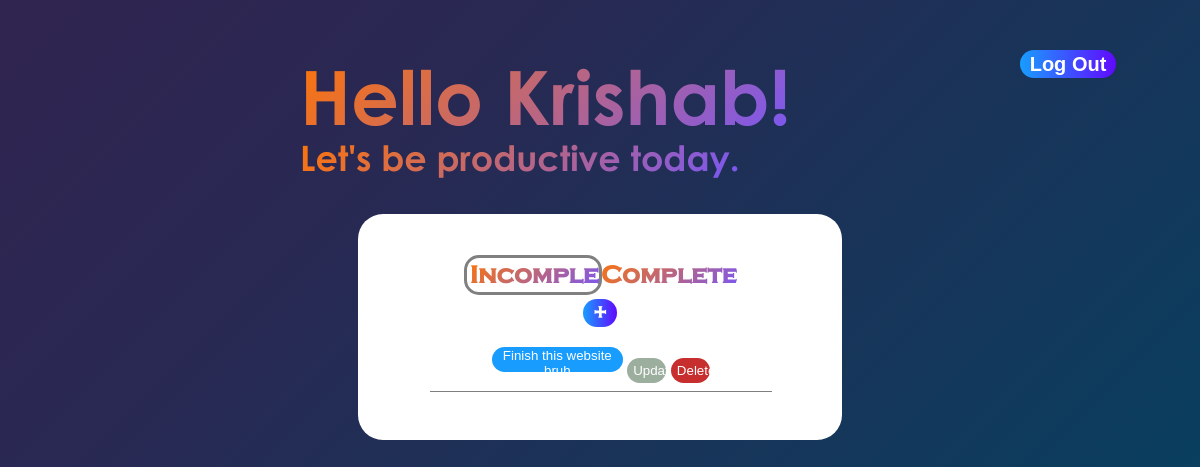
The app's page /incompleted/ (signed in), older data.
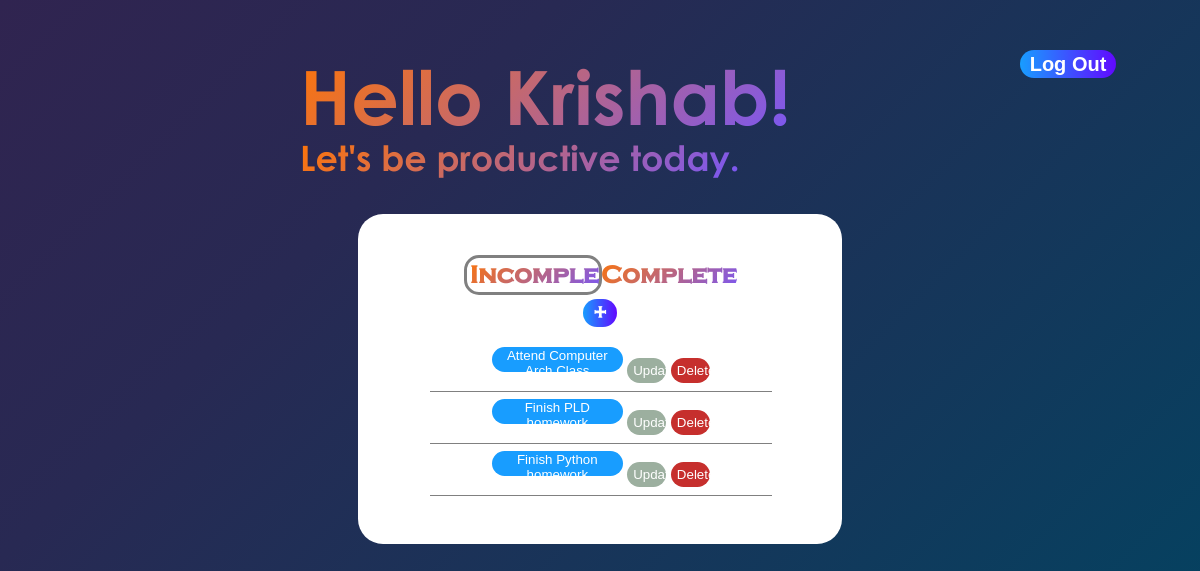
The same page, newer data.
### main/models.py (models this page shows, shortened)
class Task(models.Model):
    title = models.CharField(max_length=30)
    description = models.TextField(max_length=175,  blank = True)
    completion = models.BooleanField(default=False)
    due_date = models.DateField(blank = True, null = True)
    date_created = models.DateTimeField(default = timezone.now)
    author = models.ForeignKey(User, on_delete = models.CASCADE)

### main/views.py (the view)
# urls.py: path("incompleted/", login_required(views.IncompletedView.as_view()), name = "incompleted"),
class IncompletedView(ListView):
    model = Task
    template_name = "main/IncompletedPage.html"
    context_object_name = "tasks"
    ordering = ['date_created']
    def get_queryset(self):
        base = super().get_queryset()
        data = base.filter(author = self.request.user,  completion = False)
        return data

### main/templates/main/IncompletedPage.html (shortened to what this page needs)
{% extends 'main/base.html' %}
{% load static %}
{% block css %}<link rel="stylesheet" href="{% static 'main/main.css' %}">{% endblock css %}
{% block content %}
<div>
    <div>
        <a href="{% url 'logout' %}"><button class = "logout-button">Log Out</button></a>
    </div>
        <h1 class = "username">Hello {{user.first_name}}!</h1>
        <h3 class = "message">Let's be productive today.</h3>
    </div>
    <div class = 'incompleted-main-panel'>
        <div>
            <a href="{% url 'incompleted' %}"><button class = "incomplete-button-active">Incomplete</button></a><a href="{% url 'completed' %}"><button class = "completed-button">Completed</button></a>
        </div>
        <div>
            <a href="{% url 'taskCreate' %}"><button class = "create-task-button"> + </button></a>
        </div>
        <div>
            <ul>
                {% for task in tasks %}
                    <li class = "task-list"><a href = "{% url 'taskDetail' pk=task.pk%}"><button class = "task-detail">{{task.title}}</button></a>
                        <a href = "{% url 'taskUpdate' pk=task.pk%}"><button class = "update-button">Update</button></a>
                        <a href = "{% url 'taskDelete' pk=task.pk%}"><button class = "delete-button">Delete</button></a></li>
                {% endfor %}
            </ul>
        </div>
    </div>
{% endblock content %}

### main/templates/main/base.html (shortened to what this page needs)
{% load static %}
<!DOCTYPE html>
<html lang="en">
<head>
    {% block css %}{% endblock %}
</head>
<body>
    {% block content %}{% endblock content %}
</body>
</html>

### main/static/main/main.css (style rules this page uses)
html, body { max-width: 100%; overflow-x: hidden; background: rgb(48,36,80); background: linear-gradient(135deg, rgba(48,36,80,1) 0%, rgba(40,41,83,1) 28%, rgba(0,69,98,1) 100%); font-family: "Century Gothic"; }
html { height: 100%; font-family: "Century Gothic"; }
body { height: 100%; margin: 0; background-repeat: no-repeat; background-attachment: fixed; font-family: "Century Gothic"; }
.incompleted-main-panel { background-color: white; margin: auto; margin-top: 1%; text-align: center; width: 35%; border-radius: 25px; padding: 2rem; overflow-y: auto; max-height: 60%; }
.create-task-button { margin: 2%; margin-top: -2%; width: 8%; margin-bottom: -5%; height: 1.75rem; border-radius: 15px; border-style: none; font-size: 20px; font-family: "Copperplate Gothic Light"; font-weight: bolder; color: #ffff; background-image: linear-gradient(to right, #189dff, #6109ff); }
.username { font-size: 75px; font-family: "Century Gothic"; width: fit-content; font-weight: bolder; background: -webkit-linear-gradient(135deg,#7957f5, #fe7507); -webkit-background-clip: text; -webkit-text-fill-color: transparent; position: relative; margin-bottom: -7.5%; left: 25%; }
.message { font-size: 35px; font-family: "Century Gothic"; margin-top: 7%; font-weight: bolder; width: fit-content; background: -webkit-linear-gradient(135deg,#7957f5, #fe7507); -webkit-background-clip: text; -webkit-text-fill-color: transparent; position: relative; left: 25%; }
.incomplete-button-active { margin: 2%; margin-right: -0.5%; padding: 0.2rem; width: 33%; border-radius: 15px; border-style: none; font-size: 25px; font-family: "Copperplate Gothic Light"; font-weight: bolder; background-color: white; background: -webkit-linear-gradient(135deg,#7957f5, #fe7507); -webkit-background-clip: text; -webkit-text-fill-color: transparent; border: solid gray; }
.completed-button { margin: 2%; margin-left: -0.5%; padding: 0.2rem; width: 33%; border-radius: 15px; border-style: none; font-size: 25px; font-family: "Copperplate Gothic Light"; font-weight: bolder; background-color: white; background: -webkit-linear-gradient(135deg,#7957f5, #fe7507); -webkit-background-clip: text; -webkit-text-fill-color: transparent; }
.task-list { list-style: none; border-bottom: solid gray 1px; padding: 2%; margin-right: 10%; text-align: center; }
.delete-button { color: white; background-color: #c62f2d; border-style: none; border-radius: 15px; width: 12%; height: 25px; }
.update-button { color: white; background-color: #9caf9f; border-style: none; border-radius: 15px; width: 12%; height: 25px; }
.task-detail { color: white; background-color: #189dff; border-style: none; border-radius: 15px; width: 40%; height: 25px; }
.logout-button { width: 8%; height: 1.75rem; border-radius: 15px; border-style: none; font-size: 20px; position: fixed; margin-left: 85%; font-weight: bolder; color: #ffff; background-image: linear-gradient(to right, #189dff, #6109ff); }

Row changes from the older to the newer data that the page shows:
removed Task: title "Finish this website bruh"
added Task: title "Attend Computer Arch Class"
added Task: title "Finish PLD homework"
added Task: title "Finish Python homework"
